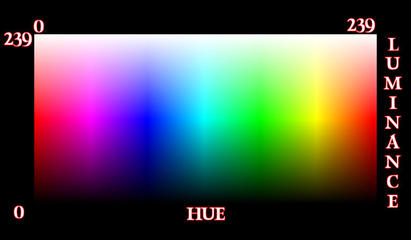
//> input picture 4.jpg, 411 x 240 px
$ ./GREEN2RED_-_backup   (built with g++ and OpenCV 4)
//> lines starting //> are read from the running program, lines starting //| are printed output that depends on the picture; after the words box and inside, x2 and y2 are one past the last pixel; in counts of white or black regions, pixels touching at a corner belong together
#include "opencv2/opencv.hpp"
#include <opencv2/core.hpp>
#include <opencv2/imgcodecs.hpp>
#include <opencv2/highgui.hpp>
#include <cv.h>
#include <cxcore.h>
#include <highgui.h>
#include <iostream>

using namespace cv;
using namespace std;

int main(int argc, char** argv)
{

////////////显示图像
	Mat image;
    image = imread("4.jpg");
//> image is the input picture: 240 rows x 411 cols, CV_8UC3; mean B, G, R 78, 77.8, 80.6
    //Mat image(200,200, CV_8UC3, Scalar(0,200,0));
	 Mat hsvimage,hue;
	imshow("image", image);
	// cout << "M = " << endl << " " << image << endl << endl;
	  cvtColor(image, hsvimage, CV_BGR2HSV);
//> hsvimage: 240 rows x 411 cols, CV_8UC3; mean H, S, V 59.7, 129.1, 117.7
	 // imshow("HSV", hsvimage);
   vector<Mat> hsv;
   split(hsvimage,hsv);
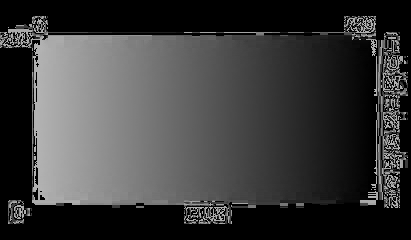
//> hsv[0]: 240 rows x 411 cols, CV_8UC1; min 0, max 179, mean 59.7
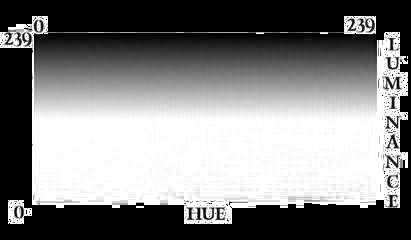
//> hsv[1]: 240 rows x 411 cols, CV_8UC1; min 0, max 255, mean 129.1
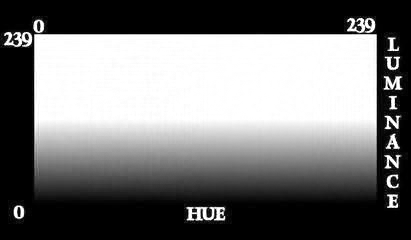
//> hsv[2]: 240 rows x 411 cols, CV_8UC1; min 0, max 255, mean 117.7
   //merge(hsv,hue);
   int Len1=hsvimage.rows;
//> Len1 = 240
   int Len2=hsvimage.cols;
//> Len2 = 411
   int avgH=50,dis=20;
   for(int i=0;i<Len2;i++)
   {
	   for(int j=0;j<Len1;j++)
	   {
		   if((hsv[0].at<uchar>(j,i))<=(avgH+dis) && hsv[0].at<uchar>(j,i)>=(avgH-dis))
				//&&(hsv[1].at<uchar>(j,i))<=(avgS+40) && hsv[1].at<uchar>(j,i)>=(avgS-40))
			{
				hsv[0].at<uchar>(j,i)=0;//找到绿色，替换成红色。（以后改成其他mark，这里为了方便显示
			}
	   }
   }
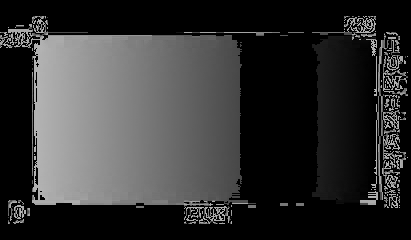
//> hsv[0]: 240 rows x 411 cols, CV_8UC1; 15.43% of pixels changed, all inside (x1, y1, x2, y2) = (0, 16, 408, 224)
		merge(hsv,hue);
//> hue: 240 rows x 411 cols, CV_8UC3; mean H, S, V 51.9, 129.1, 117.7
	   cvtColor(hue,image,  CV_HSV2BGR);
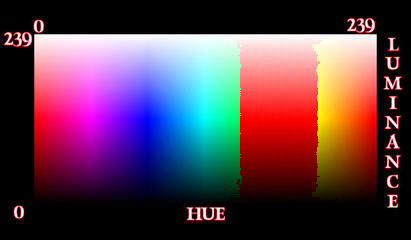
//> image: 240 rows x 411 cols, CV_8UC3; mean B, G, R 77, 60.6, 91.2
	  imshow("RGB2", image);


        // [29 lines of commented-out code are left out]


	  while(1)
  {
      char c=cvWaitKey(33);
//> the Esc key is pressed
      if(c==27)break;		//等待按键ESC
  }
////////捕获摄像头
 //获取摄像头
VideoCapture capture(1);//0或-1表示笔记本内置摄像头

Mat frame;
capture  >> frame;
Len1=frame.rows;
Len2=frame.cols;
//avgH=50,dis=10;
  while(1)
  {
	cvtColor(frame, hsvimage, CV_BGR2HSV);
	split(hsvimage,hsv);
   for(int i=0;i<Len2;i++)
   {
	   for(int j=0;j<Len1;j++)
	   {
		   if((hsv[0].at<uchar>(j,i))<=(avgH+dis) && hsv[0].at<uchar>(j,i)>=(avgH-dis))
				//&&(hsv[1].at<uchar>(j,i))<=(avgS+40) && hsv[1].at<uchar>(j,i)>=(avgS-40))
			{
				hsv[0].at<uchar>(j,i)=0;//找到绿色，替换成红色。（以后改成其他mark，这里为了方便显示
			}
	   }
   }
		merge(hsv,hue);
	   cvtColor(hue,frame,  CV_HSV2BGR);
		imshow("读取视频", frame);
		capture  >> frame;

      char c=cvWaitKey(33);
//> the Esc key is pressed
      if(c==27)break;		//等待按键ESC
  }

return 0;
}
